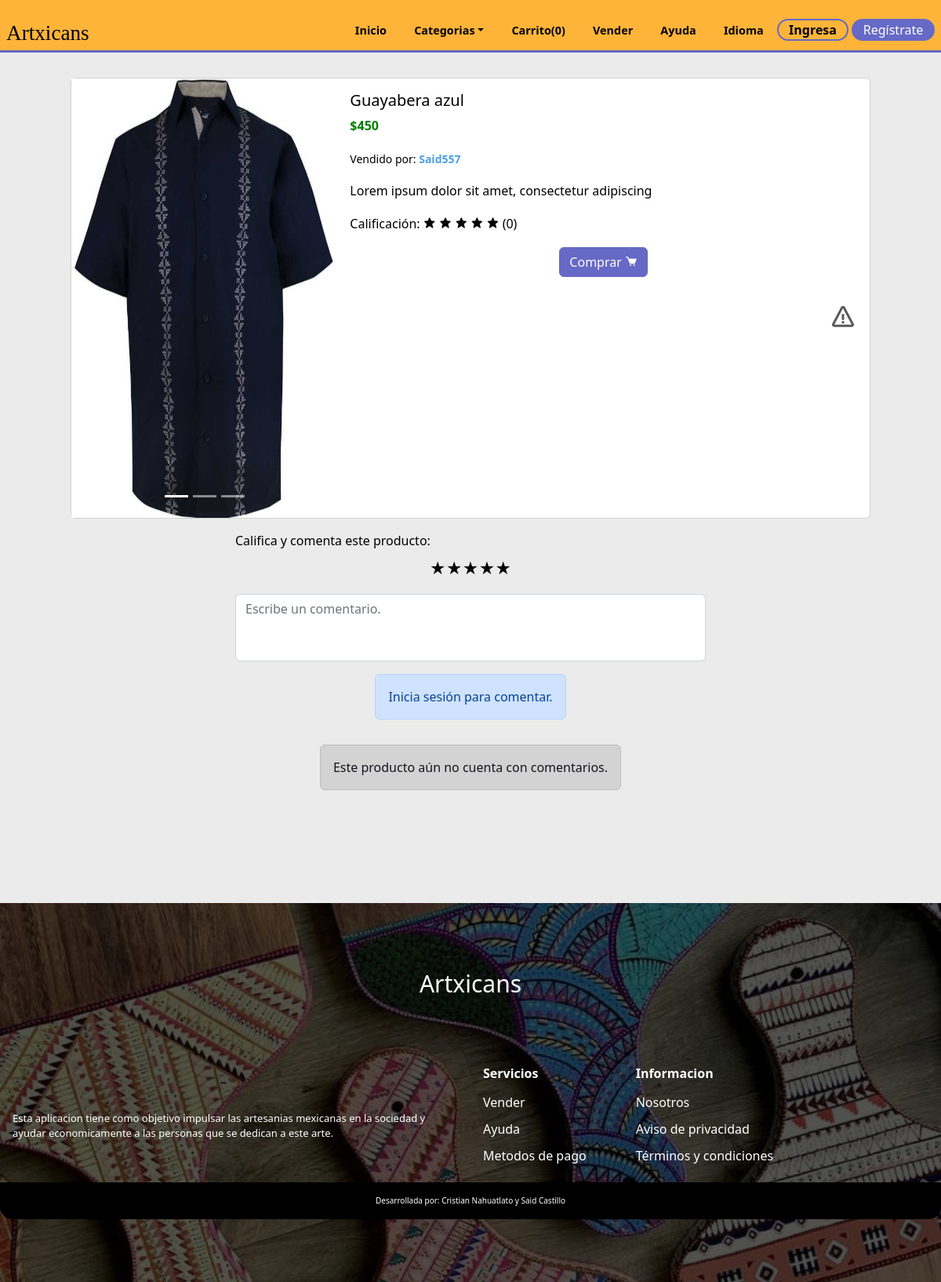
/product.php?id_product=4, run on an earlier commit of the app's database.
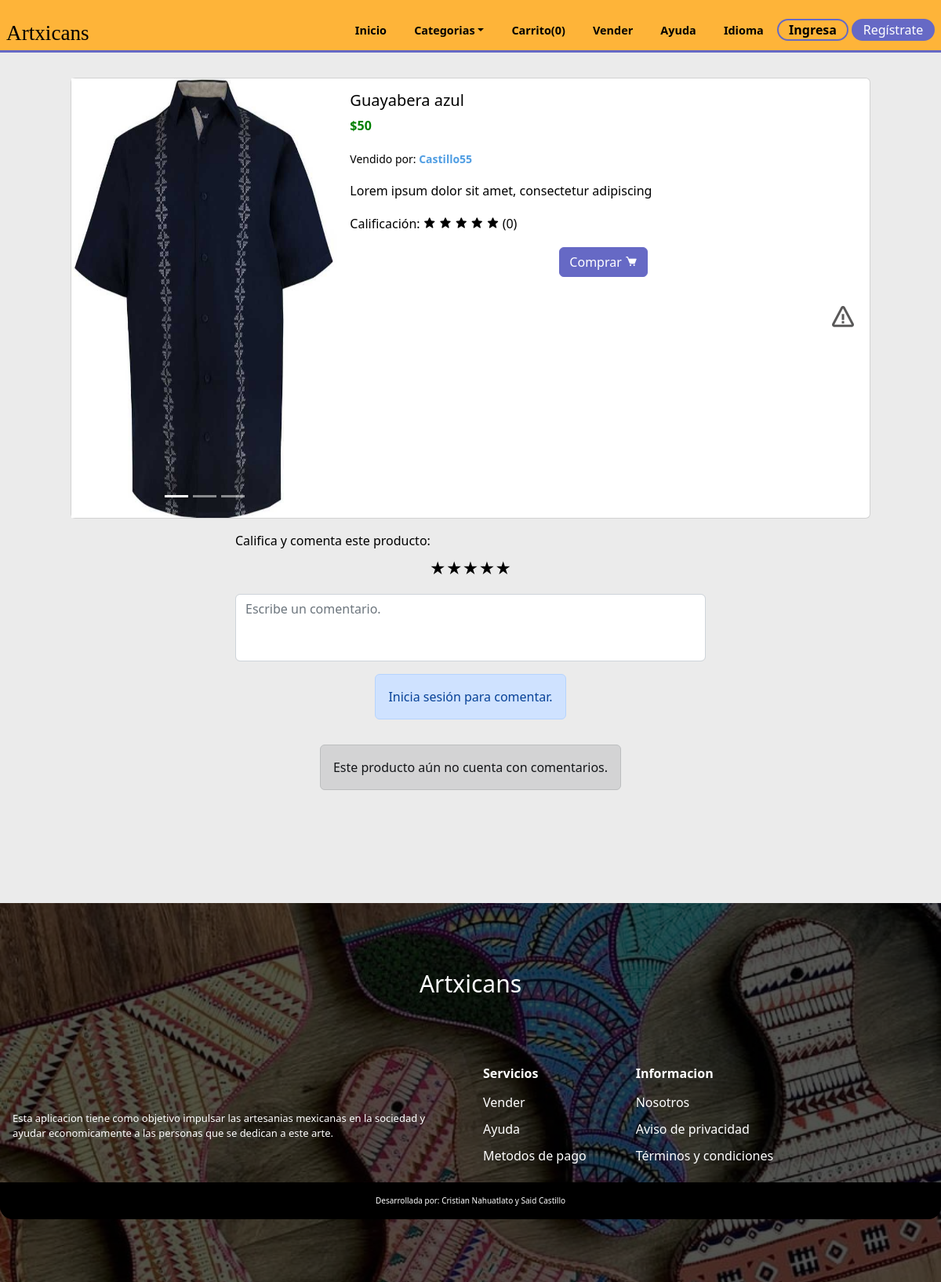
And on a later commit of the database.
### tables this page shows
CREATE TABLE `products` (
  `id_product` int(11) NOT NULL,
  `product` varchar(80) NOT NULL,
  `image1` varchar(80) NOT NULL,
  `price` int(11) NOT NULL,
  `description` varchar(250) NOT NULL,
  `category` varchar(30) NOT NULL,
  `stock` int(11) NOT NULL,
  `image2` varchar(30) NOT NULL,
  `image3` varchar(30) NOT NULL,
  `ID_registro` int(11) DEFAULT NULL
);

CREATE TABLE `reg_sellers` (
  `IDregseller` int(11) NOT NULL,
  `Nombre` varchar(255) NOT NULL,
  `apellidos` varchar(255) NOT NULL,
  `nickname` varchar(255) NOT NULL,
  `lada` int(4) NOT NULL,
  `telefono` varchar(20) NOT NULL,
  `telefonoref` varchar(20) NOT NULL,
  `domicilio` varchar(255) NOT NULL,
  `postal` varchar(10) NOT NULL,
  `identificador` varchar(255) NOT NULL,
  `solicitud` varchar(50) NOT NULL,
  `ID_registro` int(11) DEFAULT NULL
);

### product.php (the view, shortened to what the rows shown need)
<?php
    include('templates/cabecera.php');
    include('global/cart.php');
    if(isset($_GET['id_product'])){
        $query = $conn ->query("SELECT * FROM products WHERE id_product = ".$_GET['id_product']) or die($conn->error);
        if(mysqli_num_rows($query) > 0){
            $row = mysqli_fetch_row($query);
        }else{
            echo("<script>location.href = 'index.php';</script>");
        }
    }else{
        echo("<script>location.href = 'index.php';</script>");
    }
?>
<div class="card mb-3 mx-auto card-product" style="width: 85vw;margin-top:2rem">
  <div class="row g-0">
    <div class="col-md-4">
      <div id="carouselExampleIndicators" class="carousel slide">
        <div class="carousel-inner">
          <div class="carousel-item active">
            <img src="./assets/products/<?php echo $row[2]?>" class="d-block w-100 object-fit-cover " style="height:70vh" alt="...">
          </div>
        </div>
      </div>
    </div>
    <?php
      $p = $row[9];
      $vendedor = mysqli_query($conn,"SELECT * FROM reg_sellers WHERE ID_registro = $p");
      $resultVendedor = mysqli_fetch_array($vendedor);
?>
    <div class="col-md-8">
      <div class="card-body">
        <h3 class="card-title"><?php echo $row[1]?></h3>
        <p class="card-text price">$<?php echo $row[3];?></p>
        <p class="card-text"><small class="text-body-secondary">Vendido por:&nbsp;<strong><a href="profile-seller.php?seller_data=<?php echo $resultVendedor['ID_registro']?>"><?php echo $resultVendedor['nickname']?></a></strong></small></p>
        <p class="card-text"><?php echo $row[4]?></p>
        <p class="card-text stars-pointer">Calificación:
          <?php
            $id_product =$row[0];
            $sql = mysqli_query($conn,"SELECT * FROM stars WHERE id_product = $id_product");
            $sum =  mysqli_query($conn,"SELECT SUM(star) as score FROM stars WHERE id_product = $id_product");
            $score = mysqli_fetch_array($sum);
            $num = $sql->num_rows;
            if($num > 0){
            $total = $num * 5;
            $data1 = $num * 1; $data2 = $num * 2;$data3 = $num * 3; $data4 = $num * 4; $data5 = $num * 5;
            $counter = $score['score'];
            if($counter >= $data5):
            ?>
            <i class="bx bxs-star bx-5"></i><i class="bx bxs-star bx-5"></i><i class="bx bxs-star bx-5"></i><i class="bx bxs-star bx-5"></i><i class="bx bxs-star bx-5"></i>
            <?php elseif($counter >= $data4):?>
            <i class="bx bxs-star bx-5"></i><i class="bx bxs-star bx-5"></i><i class="bx bxs-star bx-5"></i><i class="bx bxs-star bx-5"></i><i class="bx bxs-star bx-10"></i>
            <?php elseif($counter >= $data3):?>
            <i class="bx bxs-star bx-5"></i><i class="bx bxs-star bx-5"></i><i class="bx bxs-star bx-5"></i><i class="bx bxs-star bx-10"></i><i class="bx bxs-star bx-10"></i>
            <?php elseif($counter >= $data2):?>
            <i class="bx bxs-star bx-5"></i><i class="bx bxs-star bx-5"></i><i class="bx bxs-star bx-10"></i><i class="bx bxs-star bx-10"></i><i class="bx bxs-star bx-10"></i>
            <?php else:?>
            <i class="bx bxs-star bx-5"></i><i class="bx bxs-star bx-10"></i><i class="bx bxs-star bx-10"></i><i class="bx bxs-star bx-10"></i><i class="bx bxs-star bx-10"></i>
            <?php endif;
            ?>
        (<?php echo $num?>)
<?php
            }else{ ?>
          <i class="bx bxs-star bx-10"></i>
          <i class="bx bxs-star bx-10"></i>
          <i class="bx bxs-star bx-10"></i>
          <i class="bx bxs-star bx-10"></i>
          <i class="bx bxs-star bx-10"></i>
            (0)
            <?php }?>
        </p>
        <form action="" method="post">
        <div class="choose">
        </div>
            </form>
    </div>
  </div>
  </div>
</div>
<?php
    include('templates/pie.php');
?>

What changed in the data, as far as the page shows it:
no longer on this page (row edited): reg_sellers: nickname "Said557"
changed products "Guayabera azul": price "450" → "50"
added reg_sellers: nickname "Castillo55"
